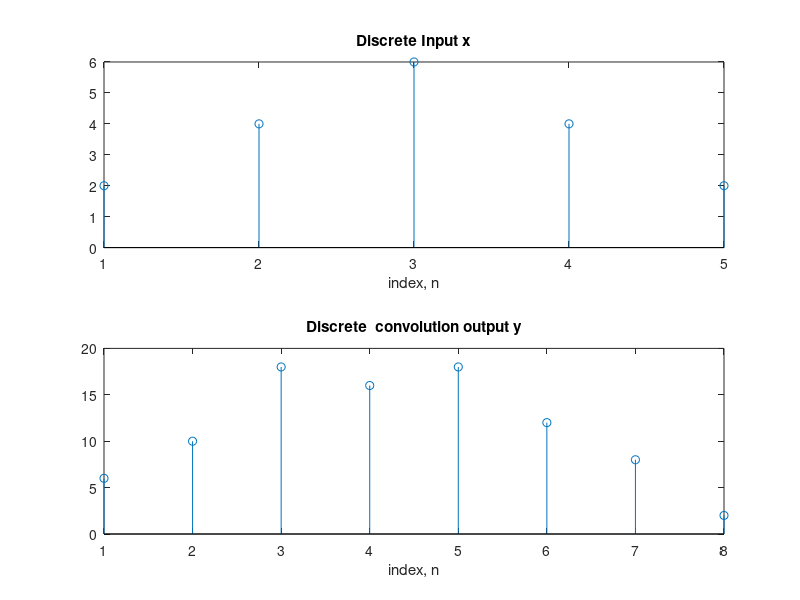

Write the MATLAB code that produced this figure.
clc 
clear all
close all
t=-10:1:10;
x=[2 4 6 4 2];
h=[3 -1 2 1];
y=conv(x,h);
subplot(2,1,1);
stem(x);
title('Discrete Input x');
xlabel('index, n');
subplot(2,1,2);
stem(y);
title('Discrete  convolution output y');
xlabel('index, n');

